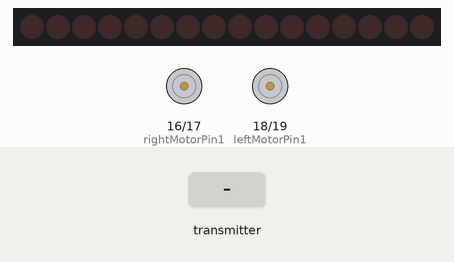
Recording of a sketch running on a simulated ESP32. On the bench: 16 shift-register outputs drawn as a row of LEDs (first output left, lit = HIGH), motor-driver pin pairs drawn as motors (green arrow = first pin HIGH = forward, orange = second pin HIGH = backward, longer = more drive, scaled by the enable pin). Wiring (inferred from the names in the program): 2 × shift register (74HC595): data GPIO 14; shift clock GPIO 13; latch GPIO 12. Wiring (inferred from the signals the program sends): row of LEDs: on Q0, Q1, Q2, Q3, Q4, Q5, Q6, Q7, Q8, Q9, Q10, Q11, Q12, Q13, Q14, Q15. Inputs (shaded band) come from the test bench.

Above: at 1.2 s.
1.3 s: the transmitter starts sending xAxisValue = 0
At 2.0 s:
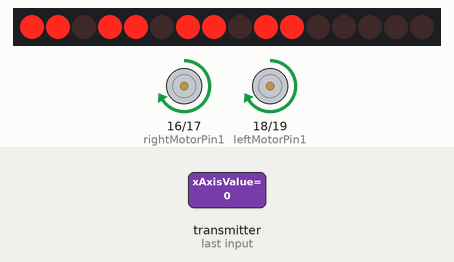
3.3 s: the transmitter starts sending switchPressed = 1
At 3.55 s:
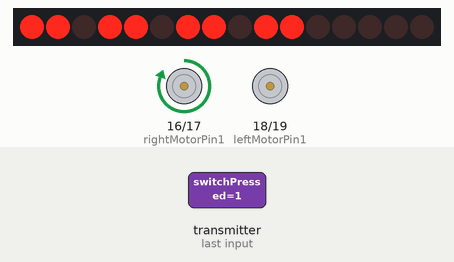
6.3 s: the transmitter starts sending yAxisValue = 128
9.3 s: the transmitter starts sending xAxisValue = 64
12.3 s: the transmitter starts sending yAxisValue = 0
15.3 s: the transmitter starts sending xAxisValue = 255
Timing chart, 0 to 19.3 s (numbered marks = the images above; inputs shaded):
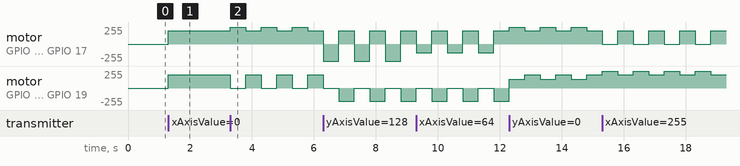

The sketch:

Receiver_code_lights.v1.ino
```cpp
#include <esp_now.h>
#include <WiFi.h>

// Motor Pins
int enableRightMotor = 22;
int rightMotorPin1 = 16;
int rightMotorPin2 = 17;

int enableLeftMotor = 23;
int leftMotorPin1 = 18;
int leftMotorPin2 = 19;

#define MAX_MOTOR_SPEED 200

const int PWMFreq = 1000; /* 1 KHz */
const int PWMResolution = 8;
const int rightMotorPWMSpeedChannel = 4;
const int leftMotorPWMSpeedChannel = 5;

#define SIGNAL_TIMEOUT 1000  // Signal timeout in milliseconds
unsigned long lastRecvTime = 0;

// 74HC595 Pin Definitions for LEDs
int latch_Pin = 12;  // Latch pin (GPIO 12)
int clock_Pin = 13;  // Clock pin (GPIO 13)
int data_Pin = 14;   // Data pin (GPIO 14)

// Data packet structure
struct PacketData
{
  byte xAxisValue;
  byte yAxisValue;
  byte switchPressed;
};
PacketData receiverData;

bool throttleAndSteeringMode = false;

// Color data for LEDs
uint16_t redData = 0b0000010010010010;    // Red LEDs
uint16_t greenData = 0b0000100100100100;  // Green LEDs
uint16_t blueData = 0b0000001001001001;   // Blue LEDs
uint16_t yellowData = 0b0000110110110110; // Yellow LEDs (Red + Green)
uint16_t cyanData = 0b0000101101101101;   // Cyan LEDs (Blue + Green)
uint16_t pinkData = 0b0000011011011011;   // Pink LEDs (Red + Blue)
uint16_t offData = 0b0000000000000000;    // All LEDs off

void OnDataRecv(const uint8_t *mac, const uint8_t *incomingData, int len)
{
  if (len == 0)
  {
    blinkLed(blueData);
    return;
  }
  memcpy(&receiverData, incomingData, sizeof(receiverData));
  // Update LEDs based on data
  showLEDs();
  // Update motors based on data
  if (receiverData.switchPressed == 1)  // Checking if the switch is pressed
  {
    throttleAndSteeringMode = !throttleAndSteeringMode;  // Toggle mode
  }

  if (throttleAndSteeringMode)
  {
    throttleAndSteeringMovements();
  }
  else
  {
    simpleMovements();
  }

  lastRecvTime = millis();
}

void showLEDs() {
  uint16_t colorData;
  if (receiverData.switchPressed == 1) {
    colorData = pinkData;  // Example for switchPressed = 1
  } else if (receiverData.yAxisValue <= 75) {
    colorData = pinkData; // Move car forward
  } else if (receiverData.yAxisValue >= 175) {
    colorData = redData;  // Move car backward
  } else if (receiverData.xAxisValue >= 175) {
    colorData = cyanData; // Move car right
  } else if (receiverData.xAxisValue <= 75) {
    colorData = greenData; // Move car left
  } else {
    colorData = offData;  // Stop the car
  }

  showColor(colorData);
}

void showColor(uint16_t data) {
  digitalWrite(latch_Pin, LOW);
  shiftOut(data_Pin, clock_Pin, MSBFIRST, highByte(data)); // Shift out high byte of data
  shiftOut(data_Pin, clock_Pin, MSBFIRST, lowByte(data));  // Shift out low byte of data
  digitalWrite(latch_Pin, HIGH); // Latch the data to output pins
}
void blinkLed(uint16_t data){
  digitalWrite(latch_Pin,LOW);
  shiftOut(data_Pin, clock_Pin, MSBFIRST, highByte(data));
  shiftOut(data_Pin, clock_Pin, MSBFIRST, lowByte(data));  // Shift out low byte of data
  digitalWrite(latch_Pin, HIGH);
  delay(10);
  digitalWrite(latch_Pin,LOW);
  shiftOut(data_Pin, clock_Pin, MSBFIRST, highByte(offData));
  shiftOut(data_Pin, clock_Pin, MSBFIRST, lowByte(offData));  // Shift out low byte of data
  digitalWrite(latch_Pin, HIGH);


}
void fadeLed(uint16_t data){
  digitalWrite(latch_Pin,LOW);
  shiftOut(data_Pin, clock_Pin, MSBFIRST, highByte(data));
  shiftOut(data_Pin, clock_Pin, MSBFIRST, lowByte(data));  // Shift out low byte of data
  digitalWrite(latch_Pin, HIGH);
  delay(50);
  digitalWrite(latch_Pin,LOW);
  shiftOut(data_Pin, clock_Pin, MSBFIRST, highByte(offData));
  shiftOut(data_Pin, clock_Pin, MSBFIRST, lowByte(offData));  // Shift out low byte of data
  digitalWrite(latch_Pin, HIGH);
  delay(50);

}

// Function to shift out data to the 74HC595 IC
void shiftOut(uint8_t dataPin, uint8_t clockPin, uint8_t bitOrder, uint8_t val) {
  for (int i = 0; i < 8; i++) {
    if (bitOrder == LSBFIRST) {
      digitalWrite(dataPin, !!(val & (1 << i)));  // Write the bit value
    } else {
      digitalWrite(dataPin, !!(val & (1 << (7 - i))));  // Write the bit value
    }
    digitalWrite(clockPin, HIGH);  // Clock the bit
    digitalWrite(clockPin, LOW);
  }
}

void simpleMovements()
{
  if (receiverData.yAxisValue <= 75)       // Move car forward
  {
    rotateMotor(MAX_MOTOR_SPEED, MAX_MOTOR_SPEED);
  }
  else if (receiverData.yAxisValue >= 175)   // Move car backward
  {
    rotateMotor(-MAX_MOTOR_SPEED, -MAX_MOTOR_SPEED);
  }
  else if (receiverData.xAxisValue >= 175)  // Move car right
  {
    rotateMotor(-MAX_MOTOR_SPEED, MAX_MOTOR_SPEED);
  }
  else if (receiverData.xAxisValue <= 75)   // Move car left
  {
    rotateMotor(MAX_MOTOR_SPEED, -MAX_MOTOR_SPEED);
  }
  else                                      // Stop the car
  {
    rotateMotor(0, 0);
    blinkLed(blueData);
  }
}

void throttleAndSteeringMovements()
{
  int throttle = map(receiverData.yAxisValue, 254, 0, -255, 255);
  int steering = map(receiverData.xAxisValue, 0, 254, -255, 255);
  int motorDirection = 1;

  if (throttle < 0)  // Move car backward
  {
    motorDirection = -1;
  }

  int rightMotorSpeed = abs(throttle) - steering;
  int leftMotorSpeed = abs(throttle) + steering;
  rightMotorSpeed = constrain(rightMotorSpeed, 0, 255);
  leftMotorSpeed = constrain(leftMotorSpeed, 0, 255);

  rotateMotor(rightMotorSpeed * motorDirection, leftMotorSpeed * motorDirection);
}

void rotateMotor(int rightMotorSpeed, int leftMotorSpeed)
{
  if (rightMotorSpeed < 0)
  {
    digitalWrite(rightMotorPin1, LOW);
    digitalWrite(rightMotorPin2, HIGH);
  }
  else if (rightMotorSpeed > 0)
  {
    digitalWrite(rightMotorPin1, HIGH);
    digitalWrite(rightMotorPin2, LOW);
  }
  else
  {
    digitalWrite(rightMotorPin1, LOW);
    digitalWrite(rightMotorPin2, LOW);
  }

  if (leftMotorSpeed < 0)
  {
    digitalWrite(leftMotorPin1, LOW);
    digitalWrite(leftMotorPin2, HIGH);
  }
  else if (leftMotorSpeed > 0)
  {
    digitalWrite(leftMotorPin1, HIGH);
    digitalWrite(leftMotorPin2, LOW);
  }
  else
  {
    digitalWrite(leftMotorPin1, LOW);
    digitalWrite(leftMotorPin2, LOW);
  }

  ledcWrite(rightMotorPWMSpeedChannel, abs(rightMotorSpeed));
  ledcWrite(leftMotorPWMSpeedChannel, abs(leftMotorSpeed));
}

void setUpPinModes()
{
  pinMode(enableRightMotor, OUTPUT);
  pinMode(rightMotorPin1, OUTPUT);
  pinMode(rightMotorPin2, OUTPUT);

  pinMode(enableLeftMotor, OUTPUT);
  pinMode(leftMotorPin1, OUTPUT);
  pinMode(leftMotorPin2, OUTPUT);

  // Set up PWM for motor speed
  ledcSetup(rightMotorPWMSpeedChannel, PWMFreq, PWMResolution);
  ledcSetup(leftMotorPWMSpeedChannel, PWMFreq, PWMResolution);
  ledcAttachPin(enableRightMotor, rightMotorPWMSpeedChannel);
  ledcAttachPin(enableLeftMotor, leftMotorPWMSpeedChannel);

  rotateMotor(0, 0);

  // Set up 74HC595 pins
  pinMode(latch_Pin, OUTPUT);
  pinMode(clock_Pin, OUTPUT);
  pinMode(data_Pin, OUTPUT);

  // Initialize the pins to a known state
  digitalWrite(latch_Pin, LOW);
  digitalWrite(clock_Pin, LOW);
  digitalWrite(data_Pin, LOW);
}

void setup()
{
  setUpPinModes();

  Serial.begin(115200);
  WiFi.mode(WIFI_STA);

  // Init ESP-NOW
  if (esp_now_init() != ESP_OK)
  {
    Serial.println("Error initializing ESP-NOW");
    return;
  }

  esp_now_register_recv_cb(OnDataRecv);
}

void loop()
{
  // Check for signal loss
  unsigned long now = millis();
  if (now - lastRecvTime > SIGNAL_TIMEOUT)
  {
    showColor(offData); // Turn off all LEDs if signal is lost
  }
}
```

Measured:
- after the input at 1.3 s, motor on GPIO 16 (rightMotorPin1) / GPIO 17 (rightMotorPin2), motor on GPIO 18 (leftMotorPin1) / GPIO 19 (leftMotorPin2): stopped → forward 199/255 at once
- after the input at 3.3 s, motor on GPIO 16 (rightMotorPin1) / GPIO 17 (rightMotorPin2): alternates forward 255/255 for 0.50 s and forward 199/255 for 0.50 s, starting at once; motor on GPIO 18 (leftMotorPin1) / GPIO 19 (leftMotorPin2): alternates forward 199/255 for 0.50 s and stopped for 0.50 s, starting at once
